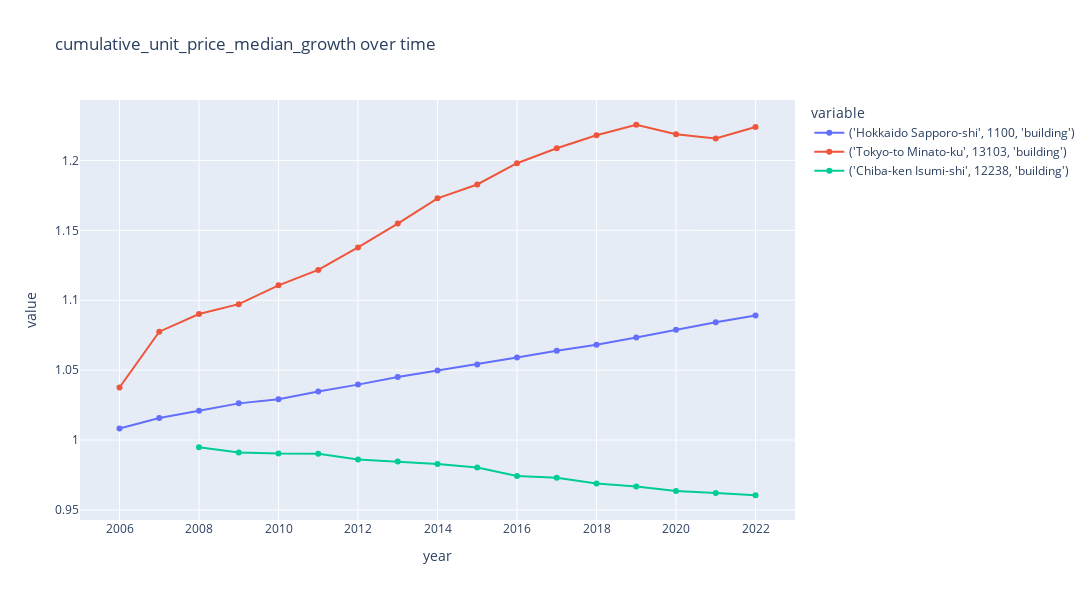

Notebook code cell kept with this figure:
### Code cell
plot_time_series(
    area_df,
    f"cumulative_{'taxable_income'}",
    group_by_columns,
    granularity_columns,
    f"cumulative_{metric}_growth over time",
    # visible="legendonly",
    width=1200,
    height=600,
    # highlight=True,
    # highlight_range=(2020, 2022)
)

### Figure 1 — Plotly figure (JSON) as saved in the notebook; plotly's stock layout.template omitted (floating-point values rounded to 4 significant figures)
{"data": [{"hovertemplate": "variable=('Hokkaido Sapporo-shi', 1100, 'building')<br>year=%{x}<br>value=%{y}<extra></extra>", "legendgroup": "('Hokkaido Sapporo-shi', 1100, 'building')", "line": {"color": "#636efa", "dash": "solid"}, "marker": {"symbol": "circle"}, "mode": "lines+markers", "name": "('Hokkaido Sapporo-shi', 1100, 'building')", "orientation": "v", "showlegend": true, "type": "scatter", "x": [2006, 2007, 2008, 2009, 2010, 2011, 2012, 2013, 2014, 2015, 2016, 2017, 2018, 2019, 2020, 2021, 2022], "xaxis": "x", "y": [1.008, 1.016, 1.021, 1.026, 1.029, 1.035, 1.04, 1.045, 1.05, 1.054, 1.059, 1.064, 1.068, 1.073, 1.079, 1.084, 1.089], "yaxis": "y"}, {"hovertemplate": "variable=('Tokyo-to Minato-ku', 13103, 'building')<br>year=%{x}<br>value=%{y}<extra></extra>", "legendgroup": "('Tokyo-to Minato-ku', 13103, 'building')", "line": {"color": "#EF553B", "dash": "solid"}, "marker": {"symbol": "circle"}, "mode": "lines+markers", "name": "('Tokyo-to Minato-ku', 13103, 'building')", "orientation": "v", "showlegend": true, "type": "scatter", "x": [2006, 2007, 2008, 2009, 2010, 2011, 2012, 2013, 2014, 2015, 2016, 2017, 2018, 2019, 2020, 2021, 2022], "xaxis": "x", "y": [1.038, 1.077, 1.09, 1.097, 1.111, 1.122, 1.138, 1.155, 1.173, 1.183, 1.198, 1.209, 1.218, 1.225, 1.219, 1.216, 1.224], "yaxis": "y"}, {"hovertemplate": "variable=('Chiba-ken Isumi-shi', 12238, 'building')<br>year=%{x}<br>value=%{y}<extra></extra>", "legendgroup": "('Chiba-ken Isumi-shi', 12238, 'building')", "line": {"color": "#00cc96", "dash": "solid"}, "marker": {"symbol": "circle"}, "mode": "lines+markers", "name": "('Chiba-ken Isumi-shi', 12238, 'building')", "orientation": "v", "showlegend": true, "type": "scatter", "x": [2006, 2007, 2008, 2009, 2010, 2011, 2012, 2013, 2014, 2015, 2016, 2017, 2018, 2019, 2020, 2021, 2022], "xaxis": "x", "y": [null, null, 0.9949, 0.9911, 0.9903, 0.9902, 0.986, 0.9847, 0.9829, 0.9804, 0.9742, 0.973, 0.969, 0.9668, 0.9636, 0.9621, 0.9605], "yaxis": "y"}], "layout": {"autosize": false, "height": 600, "hovermode": "closest", "legend": {"title": {"text": "variable"}, "tracegroupgap": 0}, "showlegend": true, "title": {"text": "cumulative_unit_price_median_growth over time"}, "width": 1200, "xaxis": {"anchor": "y", "domain": [0, 1], "title": {"text": "year"}}, "yaxis": {"anchor": "x", "domain": [0, 1], "title": {"text": "value"}}}}
